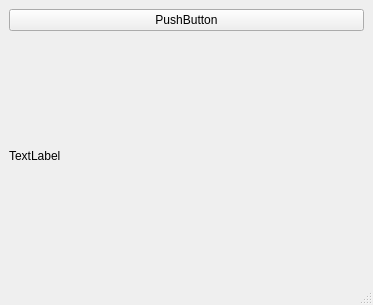
<?xml version="1.0" encoding="UTF-8"?>
<ui version="4.0">
 <class>MainWindow2</class>
 <widget class="QMainWindow" name="MainWindow">
  <property name="geometry">
   <rect>
    <x>0</x>
    <y>0</y>
    <width>373</width>
    <height>305</height>
   </rect>
  </property>
  <property name="windowTitle">
   <string>MainWindow</string>
  </property>
  <widget class="QWidget" name="centralwidget">
   <layout class="QVBoxLayout" name="verticalLayout">
    <item>
     <widget class="QPushButton" name="pushButton">
      <property name="text">
       <string>PushButton</string>
      </property>
     </widget>
    </item>
    <item>
     <widget class="QLabel" name="label">
      <property name="text">
       <string>TextLabel</string>
      </property>
     </widget>
    </item>
   </layout>
  </widget>
  <widget class="QMenuBar" name="menubar">
   <property name="geometry">
    <rect>
     <x>0</x>
     <y>0</y>
     <width>373</width>
     <height>30</height>
    </rect>
   </property>
  </widget>
  <widget class="QStatusBar" name="statusbar"/>
 </widget>
 <resources/>
 <connections/>
</ui>
